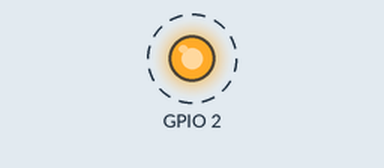
Bench run of a program on a simulated ESP32. Parts: output pins drawn as LEDs (lit = HIGH). Dashed ring = blinking.

Above: at 0.2 s.
Timing chart, 0 to 3.0 s (numbered marks = the images above):
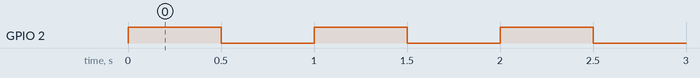

Measured:
- by itself, GPIO 2: alternates HIGH for 0.50 s and LOW for 0.50 s

The program:

main.cpp
```cpp
#include <Arduino.h>

void setup() {
  pinMode(2, OUTPUT);
}

void loop() {
  digitalWrite(2, !digitalRead(2));
  delay(500);
}
```
